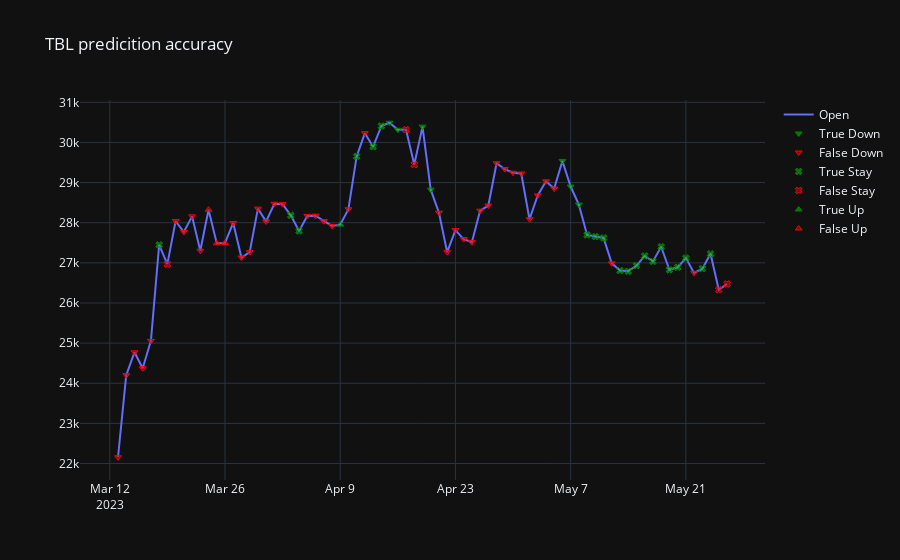

Notebook source saved alongside this figure:
### Markdown cell above
Real data accuracy - lstm 2

### Code cell
fig = lstm.viz_generate_accuracy_chart(df_accuracy_data_lstm_2)
fig.show()
